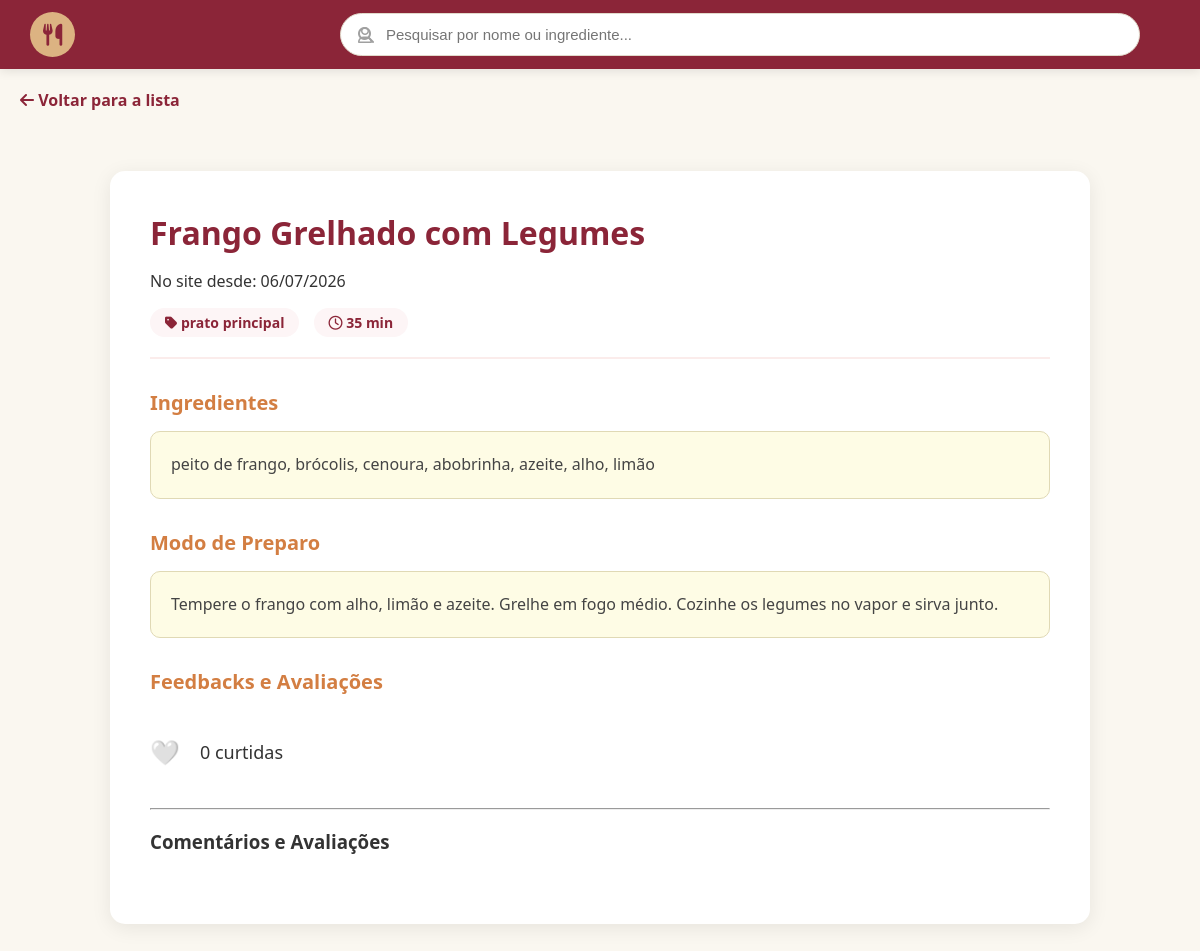
The page /views/recipes/recipe_view.php?id=4 on the database its author committed.
### tables this page shows
CREATE TABLE recipes (
    id INT AUTO_INCREMENT PRIMARY KEY,
    name VARCHAR(150) NOT NULL,
    ingredients TEXT NOT NULL,
    description TEXT,
    preparation_time INT,
    category VARCHAR(50),
    price DECIMAL(10, 2) DEFAULT 0.00,
    is_public BOOLEAN DEFAULT TRUE,
    
    user_id INT NULL,
    chef_id INT NULL,
    restaurant_id INT NULL,

    created_at TIMESTAMP DEFAULT CURRENT_TIMESTAMP,
    updated_at TIMESTAMP DEFAULT CURRENT_TIMESTAMP ON UPDATE CURRENT_TIMESTAMP,
    deleted_at DATETIME,

    CONSTRAINT fk_recipe_user FOREIGN KEY (user_id) REFERENCES users(id) ON DELETE CASCADE,
    CONSTRAINT fk_recipe_chef FOREIGN KEY (chef_id) REFERENCES chef(id) ON DELETE CASCADE,
    CONSTRAINT fk_recipe_restaurant FOREIGN KEY (restaurant_id) REFERENCES restaurants(id) ON DELETE CASCADE
);

### config/database.php (called while the page is built, shortened)
<?php
class database {
    private static $conexao = null;
    public static function getConexao() {
        if (self::$conexao === null) {
            try {
                $dsn = "mysql:host=" . DB_HOST . ";dbname=" . DB_NAME . ";charset=utf8mb4";
                self::$conexao = new PDO($dsn, DB_USER, DB_PASS, [
                    PDO::ATTR_ERRMODE => PDO::ERRMODE_EXCEPTION,
                    PDO::ATTR_DEFAULT_FETCH_MODE => PDO::FETCH_ASSOC,
                    PDO::ATTR_EMULATE_PREPARES => false,
                ]);
            } catch (PDOException $e) {
                die("Erro de conexão: " . $e->getMessage());
            }
        }
        return self::$conexao;
    }
}

### models/dao/recipeDAO.php (called while the page is built, shortened)
<?php
require_once dirname(__DIR__, 2) . '/config/database.php';
require_once dirname(__DIR__) . '/model/recipe.php';
class recipeDAO {
    private $conn;
    public function __construct() {
        $this->conn = database::getConexao();
    }
    public function read($id) {
        $sql = "SELECT r.*,
                COALESCE(u.name, c.name, res.name) as owner_name
                FROM recipes r
                LEFT JOIN users u ON r.user_id = u.id
                LEFT JOIN chef c ON r.chef_id = c.id
                LEFT JOIN restaurants res ON r.restaurant_id = res.id
                WHERE r.id = ?";
        $stmt = $this->conn->prepare($sql);
        $stmt->execute([$id]);
        $dados = $stmt->fetch(PDO::FETCH_ASSOC);
        $r = new Recipe(
            $dados['name'], $dados['ingredients'], $dados['description'],
            $dados['preparation_time'], $dados['category'], $dados['price'],
            $dados['is_public'], $dados['user_id'], $dados['chef_id'],
            $dados['restaurant_id'], $dados['id'], $dados['created_at']
        );
        $r->setOwnerName($dados['owner_name']);
        return $r;
    }
    public function getLikeCount($recipeId) {
        $sql = "SELECT COUNT(*) as total FROM recipe_likes WHERE recipe_id = ?";
        $stmt = $this->conn->prepare($sql);
        $stmt->execute([$recipeId]);
        return $stmt->fetch(PDO::FETCH_ASSOC)['total'];
    }
}

### models/model/recipe.php (called while the page is built, shortened)
<?php
class Recipe {
    private $id;
    private $name;
    private $ingredients;
    private $description;
    private $preparation_time;
    private $category;
    private $restaurant_id;
    private $created_at;
    public function __construct($name, $ingredients, $description = null, $preparation_time = null, $category = null, $price = 0.00, $is_public = 1, $user_id = null, $chef_id = null, $restaurant_id = null, $id = null, $created_at = null) {
        $this->created_at = $created_at;
    }
    public function getId() { return $this->id; }
    public function getName() { return $this->name; }
    public function getIngredients() { return $this->ingredients; }
    public function getDescription() { return $this->description; }
    public function getPreparationTime() { return $this->preparation_time; }
    public function getCategory() { return $this->category; }
    public function getRestaurantId() { return $this->restaurant_id; }
    public function getCreatedAt() { return $this->created_at; }
    public function setId($id) { $this->id = $id; }
    public function setName($n) { $this->name = trim($n); }
    public function setIngredients($i) { $this->ingredients = trim($i); }
    public function setDescription($d) { $this->description = trim($d); }
    public function setPreparationTime($pt) { $this->preparation_time = $pt; }
    public function setCategory($c) { $this->category = trim($c); }
    public function setRestaurantId($rid) { $this->restaurant_id = $rid; }
}

### views/recipes/recipe_view.php (the view, shortened to what this page needs)
<?php
require_once dirname(__DIR__, 2) . '/base.php';
require_once dirname(__DIR__, 2) . '/models/model/recipe.php';
require_once dirname(__DIR__, 2) . '/models/dao/recipeDAO.php';
$dao = new recipeDAO();
$r = null;
if (isset($_GET['id'])) { $r = $dao->read($_GET['id']); }
$userIdLogado = $_SESSION['user_id'] ?? null;
$curtiu = ($userIdLogado) ? $dao->userLiked($r->getId(), $userIdLogado) : false;
$totalLikes = $dao->getLikeCount($r->getId());
$isRestaurant = !empty($r->getRestaurantId());
?>
<div class="container">
    <a href="recipe_list.php" class="btn-back"><i class="fa-solid fa-arrow-left"></i> Voltar para a lista</a>
    <div class="view-card">
        <div class="view-header">
            <h1><?= htmlspecialchars($r->getName()) ?></h1>
            <p>No site desde: <?= date('d/m/Y', strtotime($r->getCreatedAt())) ?></p>
            <div style="margin-top: 10px;">
                <span class="badge-info"><i class="fa-solid fa-tag"></i> <?= htmlspecialchars($r->getCategory()) ?></span>
                <span class="badge-info"><i class="fa-regular fa-clock"></i> <?= htmlspecialchars($r->getPreparationTime()) ?> min</span>
            </div>
        </div>
        <div class="section-title">Ingredientes</div>
        <div class="content-box"><?= nl2br(htmlspecialchars($r->getIngredients())) ?></div>
        <?php if ($isRestaurant): ?>
            <div style="text-align: right; margin-bottom: 20px;">
                <h2 style="color: #e57300; font-size: 30px;">Valor: R$ <?= number_format($r->getPrice(), 2, ',', '.') ?></h2>
            </div>
            <div class="content-box" style="background: #fdf5f6; border-color: #8b2538;">
                <i class="fa-solid fa-circle-info"></i> <strong>Aviso:</strong> O modo de preparo desta receita é exclusivo deste estabelecimento.
            </div>
        <?php else: ?>
            <div class="section-title">Modo de Preparo</div>
            <div class="content-box"><?= nl2br(htmlspecialchars($r->getDescription())) ?></div>
        <?php endif; ?>
        <div class="section-title">Feedbacks e Avaliações</div>
        <div class="interaction-bar" style="display: flex; align-items: center; gap: 20px; margin: 20px 0;">
        <div class="interaction-bar" style="display: flex; align-items: center; gap: 20px; margin: 20px 0;">
            <?php if($userIdLogado): ?>
                <a href="recipe_like_action.php?id=<?= $r->getId() ?>" style="text-decoration: none; font-size: 24px;">
                    <?= $curtiu ? '❤️' : '🤍' ?>
                </a>
            <?php else: ?>
                <a href="../users/login.php" style="text-decoration: none; font-size: 24px;" title="Faça login para curtir">
                    🤍
                </a>
            <?php endif; ?>
            <span style="font-size: 18px; color: #333;"><?= $totalLikes ?> curtidas</span>
        </div>
    </div>
    <hr>
    <div class="reviews-section">
        <h3>Comentários e Avaliações</h3>
    </div>
    </div>
</div>
</body>
</html>

### base.php (style rules this page uses)
body { font-family: 'Segoe UI', Tahoma, Geneva, Verdana, sans-serif; margin: 0; padding: 0; background-color: #FAF7F0; }
.container { max-width: 1200px; margin: 0 auto; padding: 20px; }
:root { --bg-principal: #FAF7F0; --bg-navbar: #8b2538; --bg-sidebar: #ffffff; --texto-principal: #333333; --borda-item: #eee; --sombra: rgba(0,0,0,0.15); --bg-toggle-capsula: #FAF7F0; --cor-toggle-elementos: #8b2538; }
body { background-color: var(--bg-principal) !important; color: var(--texto-principal) !important; transition: background-color 0.3s, color 0.3s; }

### views/recipes/recipe_view.php (style rules this page uses)
.view-card { background: white; padding: 40px; border-radius: 15px; box-shadow: 0 4px 20px rgba(0,0,0,0.08); max-width: 900px; margin: 40px auto; }
.view-header { border-bottom: 2px solid #fbeceb; padding-bottom: 20px; margin-bottom: 30px; }
.view-header h1 { color: #8b2538; margin: 0; font-size: 32px; }
.badge-info { display: inline-block; background: #fdf5f6; color: #8b2538; padding: 5px 15px; border-radius: 20px; font-weight: 600; margin-right: 10px; font-size: 14px; }
.section-title { color: #d37e42; font-size: 20px; font-weight: bold; margin-bottom: 15px; display: flex; align-items: center; gap: 10px; }
.content-box { background: #fefce5; padding: 20px; border-radius: 10px; border: 1px solid #e0d9b5; line-height: 1.6; color: #444; margin-bottom: 30px; }
.btn-back { display: inline-block; margin-bottom: 20px; text-decoration: none; color: #8b2538; font-weight: bold; }

### rows shown on the page
recipes: name "Frango Grelhado com Legumes", created_at "06/07/2026", category "prato principal", preparation_time "35", ingredients "peito de frango, brócolis, cenoura, abobrinha, azeite, alho, limão", description "Tempere o frango com alho, limão e azeite. Grelhe em fogo médio. Cozinhe os legumes no vapor e sirva junto."

### other values the page prints
$totalLikes "0"
